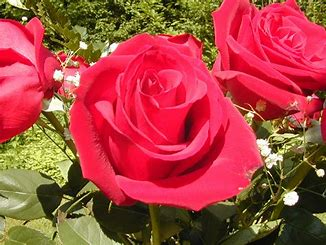
#> input picture image folder for miniproject/rose/r1.jfif, 326 x 245 px, found by its file name; the run also reads 1 picture not shown here
$ jupyter execute --allow-errors image_classification3.ipynb   (shell and % lines are left out)
#> lines starting #> are read from the running program, lines starting #| are printed output that depends on the picture
<a href="https://colab.research.google.com/github/adakavani18503/Mini-Project/blob/main/image_classification3.ipynb" target="_parent"></a>

[cell 1]
from google.colab import drive

[cell 2]
drive.mount('/content/drive')

[cell 3]
import os
import matplotlib.pyplot as plt

import numpy as np
from skimage.io import imread
from skimage.transform import resize

target = []
images = []
flat_data = []

DATADIR ='/content/drive/MyDrive/image dataset/image folder for miniproject'
CATEGORIES = ['rose','teddybear','elephant']


for category in CATEGORIES:
  class_num = CATEGORIES.index(category)
  path = os.path.join(DATADIR,category)
  for img in os.listdir(path):
    img_array = imread(os.path.join(path,img))
#> img_array is the input picture: shape (245, 326, 3); mean R, G, B 170.5, 69.4, 65.4
    #print(img_array.shape)
    #plt.imshow(img_array)
    img_resized = resize(img_array,(150,150,3))
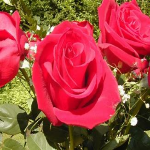
#> img_resized: shape (150, 150, 3) float64; mean R, G, B 0.669, 0.272, 0.256
    flat_data.append(img_resized.flatten())
    images.append(img_resized)
    target.append(class_num)
#> pass 2 of the loop `for category in CATEGORIES:`:
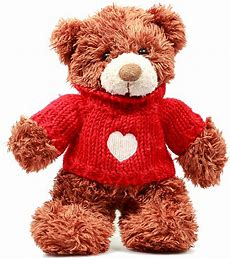
#> input picture image folder for miniproject/teddybear/t10.jfif, 230 x 258 px, found by its file name
#> img_array is the input picture: shape (258, 230, 3); mean R, G, B 208.2, 142.2, 133.8
#> `img_resized = resize(img_array,(150,150,3))`:
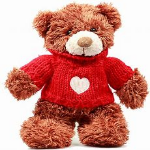
#> img_resized: shape (150, 150, 3) float64; mean R, G, B 0.816, 0.558, 0.525
#> pass 3 of the loop `for category in CATEGORIES:`:
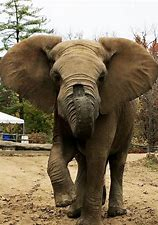
#> input picture image folder for miniproject/elephant/e1.jfif, 158 x 225 px, found by its file name
#> img_array is the input picture: shape (225, 158, 3); mean R, G, B 130, 115.6, 91.9
#> `img_resized = resize(img_array,(150,150,3))`:
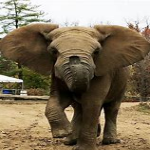
#> img_resized: shape (150, 150, 3) float64; mean R, G, B 0.51, 0.453, 0.36

flat_data = np.array(flat_data)
target = np.array(target)
images = np.array(images)

[cell 4]
len(flat_data[0])
#> Out = 67500

[cell 5]
unique,count = np.unique(target,return_counts=True)
plt.bar(CATEGORIES,count)
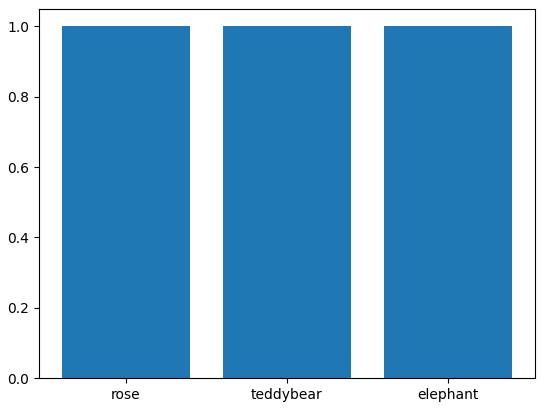
#> figure drawn by matplotlib, 1 panel

[cell 6]
from sklearn.model_selection import train_test_split
x_train,x_test,y_train,y_test = train_test_split(flat_data,target,
                                  test_size=0.3,random_state=109)
#> y_train = [1, 2]; y_test = [0]

[cell 7]
from sklearn.model_selection import GridSearchCV
from sklearn import svm
param_grid = [
    {'C':[1,10,100,1000],'kernel' : ['linear']},
    {'C':[1,10,100,1000],'gamma':[0.001,0.0001],'kernel' : ['rbf']},
]

svc = svm.SVC(probability = True)
clf = GridSearchCV(svc,param_grid)
#> (the rest of this cell did not finish here and is left out)

#> (a cell that did not finish here is left out)

[cell 9]
y_test
#> Out = [0]

[cell 10]
from sklearn.metrics import accuracy_score,confusion_matrix

#> (a cell that did not finish here is left out)

[cell 12]
import pickle
pickle.dump(clf,open('img_model.p','wb'))

[cell 13]
model = pickle.load(open('img_model.p','rb'))

[cell 14]
flat_data = []
#url = input('Enter your URL')
img = imread('/content/drive/MyDrive/image dataset/image folder for miniproject/teddybear/t10.jfif')
img_resized = resize(img,(150,150,3))
flat_data.append(img_resized.flatten())
flat_data = np.array(flat_data)
print(img.shape)
#| (258, 230, 3)
